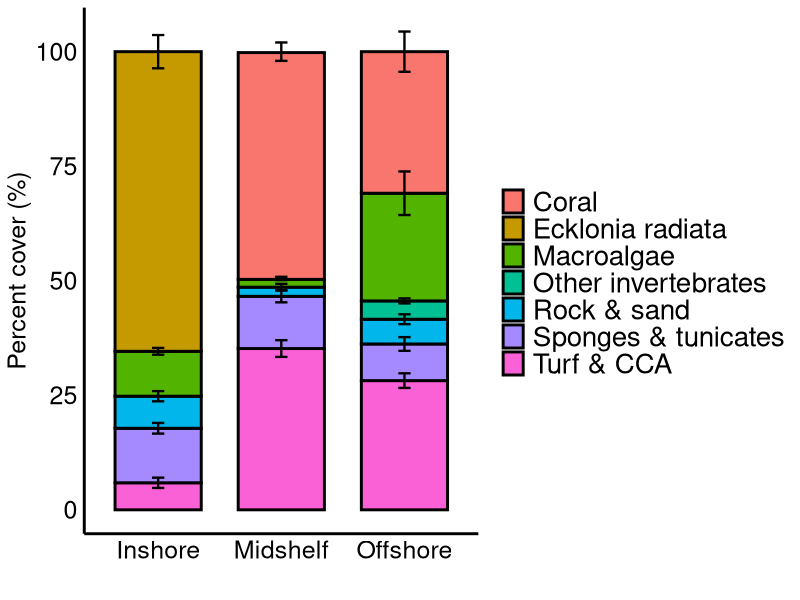

Generate this figure with R: (Note: this script raises an error after producing the figure.)
################################################################################
##
## Script for analysign habitat data from the cross-shelf gradient
##
## 
## Code by Paula Sgarlatta
##
################################################################################


rm(list=ls()) # cleaning memory

# libraries
library(tidyverse)
library(here)

# Load data

habitat <- read.csv(here::here("data", "using biomass-maxN", "habitat_solitaries_2012.csv"))

habitat_toplot <- habitat %>% 
  pivot_longer(cols= 4:10, names_to="Group") %>%
  filter(Site!="Flat_top", Site!="Look_at_me_now") %>% 
  mutate(value=as.numeric(value)) %>%
  group_by(Site, Habitat,Transect, Group) %>%
  summarize(total=sum(value)) %>% 
  group_by(Site, Transect) %>% 
  mutate(percent_cover=(total*100/125)) %>% #125 points per transect
  select(-total)
  


habitat_summary <-habitat_toplot%>%
  group_by(Habitat, Group)%>%
  summarise(Percent_cover_habitat=mean(percent_cover,na.rm=T),
            n = n(), mean = mean(percent_cover), se = sd(percent_cover/sqrt(n))) %>% 
  mutate(se) %>%
  group_by(Habitat) %>%
  arrange(desc(Group)) %>%
  mutate(
    pos = cumsum(Percent_cover_habitat),
    upper = pos + se/2,
    lower = pos - se/2
  ) %>%
  ungroup() %>% 
  filter(mean > 1)



####(FIGURE 1) ----

habitat_v3 <- ggplot(habitat_summary, aes(x=Habitat, y=Percent_cover_habitat, fill=Group)) +
    geom_bar(stat="identity", width = 0.7, size = 1, color = "black") + 
    geom_errorbar(aes(ymin = lower, ymax = upper), size = 0.8, width=0.1, position = "identity", color = "black")+
  theme(panel.background=element_rect(fill="white"), panel.grid.minor = element_blank(), axis.ticks = element_blank(), 
                  panel.grid.major = element_blank(),axis.line = element_line(size = 1, colour = "black"),
                  axis.text = element_text(size = (18), color = "black"), axis.title = element_text(size= (18)),
                  legend.key = element_rect(fill = "white"), legend.text = element_text(size=20))+
  labs(y="Percent cover (%)", x="") + scale_fill_discrete(name = "", 
labels = c("Coral", "Ecklonia radiata", "Macroalgae", "Other invertebrates",
           "Rock & sand", "Sponges & tunicates", "Turf & CCA"))

## Error bars not working

ggsave(habitat_v3, file=here::here("outputs/", "habitat_stack.png"),
       height = 16, width = 24, unit = "cm" )


############# Using 2019 data

rm(list=ls()) # cleaning memory

# libraries
library(tidyverse)
library(here)
library(tidytext)

# Load data

habitat <- read.csv(here::here("data", "using biomass-maxN", "PQs_cross_shelf_to_plot_2019.csv"))

habitat_toplot <- habitat %>% 
  pivot_longer(cols= 6:13, names_to="Group") %>%
  filter(Site!="Whitmore") %>% 
  mutate(value=as.numeric(value)) %>%
  group_by(PQ, Transect, Group, Site, Habitat) %>%
  summarize(total=sum(value)) %>% 
  group_by(PQ, Transect, Group, Site, Habitat) %>% 
  mutate(percent_cover=(total*100/25)) %>% #25 points per PQ
  select(-total)


####(FIGURE X-1) ----
habitat_summary <-habitat_toplot%>%
  group_by(Site, Habitat, Group)%>%
  summarise(Percent_cover_site=mean(percent_cover,na.rm=T),
            stdev=sd(percent_cover))

habitat_plot <- ggplot()+
  geom_jitter(data=habitat_toplot, aes(x= reorder_within(Group, -percent_cover, Site, fun=mean), #note here that I included -Percent_cover to reorder descending
                                       y = percent_cover, colour=Group), width=0.15, alpha=0.4)+
  facet_wrap(.~Site, scales="free", nrow=3)+
  geom_errorbar(data=habitat_summary, aes(x= reorder_within(Group, -Percent_cover_site, Site, fun=mean), y = Percent_cover_site, ymin=Percent_cover_site-stdev,ymax=Percent_cover_site+stdev),fill = "black",width=.15)+
  geom_point(data=habitat_summary, aes(x= reorder_within(Group, -Percent_cover_site, Site, fun=mean), y = Percent_cover_site), size=4.5)+
  geom_point(data=habitat_summary, aes(x= reorder_within(Group, -Percent_cover_site, Site, fun=mean), y = Percent_cover_site, colour=Group), size=4)+
  theme_bw()+
  theme(#axis.text.x = element_text(angle = 90, hjust = 1, vjust = 0.5),
    panel.grid.minor  = element_blank(),
    panel.grid.major.x = element_blank(),
    legend.position="bottom",
    axis.text.y = element_text(size=14),
    axis.text.x = element_blank())+
  xlab("")

ggsave(habitat_plot, file=here::here("outputs/", "habitat_sites_2019.png"),
       height = 16, width = 24, unit = "cm" )

####(FIGURE X-2) ----
habitat_summary_habitat <-habitat_toplot%>%
  group_by(Habitat, Group)%>%
  summarise(Percent_cover_habitat=mean(percent_cover,na.rm=T),
            stdev=sd(percent_cover))

habitat_plot_hab <- ggplot()+
  geom_jitter(data=habitat_toplot, aes(x= reorder_within(Group, -percent_cover, Habitat, fun=mean), #note here that I included -Percent_cover to reorder descending
                                       y = percent_cover, colour=Group), width=0.15, alpha=0.4)+
  facet_wrap(.~Habitat, scales="free")+
  geom_errorbar(data=habitat_summary_habitat, aes(x= reorder_within(Group, -Percent_cover_habitat, Habitat, fun=mean), y = Percent_cover_habitat, ymin=Percent_cover_habitat-stdev,ymax=Percent_cover_habitat+stdev),fill = "black",width=.15)+
  geom_point(data=habitat_summary_habitat, aes(x= reorder_within(Group, -Percent_cover_habitat, Habitat, fun=mean), y = Percent_cover_habitat), size=4.5)+
  geom_point(data=habitat_summary_habitat, aes(x= reorder_within(Group, -Percent_cover_habitat, Habitat, fun=mean), y = Percent_cover_habitat, colour=Group), size=4)+
  theme_bw()+
  theme(#axis.text.x = element_text(angle = 90, hjust = 1, vjust = 0.5),
    panel.grid.minor  = element_blank(),
    panel.grid.major.x = element_blank(),
    legend.position="bottom",
    axis.text.y = element_text(size=14),
    axis.text.x = element_blank())+
  xlab("")

ggsave(habitat_plot_hab, file=here::here("outputs/", "habitat_cross-shelf_2019.png"),
       height = 16, width = 24, unit = "cm" )

####(FIGURE X-3) ----

habitat_v3<- ggplot(habitat_summary_habitat, aes(x=Habitat, y=Percent_cover_habitat, fill=Group)) +
  geom_bar(stat="identity", 
           position="stack",
           colour="black") + 
  theme_bw()
# geom_errorbar(aes(ymin=Percent_cover_habitat-stdev,ymax=Percent_cover_habitat+stdev), 
#               size=0.5, width=.25, stat = "identity",
#               position = "identity")

## Error bars not working

ggsave(habitat_v3, file=here::here("outputs/", "habitat_stack_2019.png"),
       height = 16, width = 24, unit = "cm" )


###################################################################


############# Using LATITUDINAL data

rm(list=ls()) # cleaning memory

# libraries
library(tidyverse)
library(here)
library(tidytext)

# Load data

habitat <- read.csv(here::here("data", "using biomass-maxN", "PQs_latitudinal.csv"))

habitat_toplot <- habitat %>% 
  pivot_longer(cols= 6:13, names_to="Group") %>%
  mutate(value=as.numeric(value)) %>%
  group_by(PQ, Transect, Group, Site, Area) %>%
  summarize(total=sum(value)) %>% 
  group_by(PQ, Transect, Group, Site, Area) %>% 
  mutate(percent_cover=(total*100/25)) %>% #25 points per PQ
  select(-total)


####(FIGURE X-1) ----
habitat_summary <-habitat_toplot%>%
  group_by(Site, Area, Group)%>%
  summarise(Percent_cover_site=mean(percent_cover,na.rm=T),
            stdev=sd(percent_cover))

habitat_plot <- ggplot()+
  geom_jitter(data=habitat_toplot, aes(x= reorder_within(Group, -percent_cover, Site, fun=mean), #note here that I included -Percent_cover to reorder descending
                                       y = percent_cover, colour=Group), width=0.15, alpha=0.4)+
  facet_wrap(.~Site, scales="free", nrow=3)+
  geom_errorbar(data=habitat_summary, aes(x= reorder_within(Group, -Percent_cover_site, Site, fun=mean), y = Percent_cover_site, ymin=Percent_cover_site-stdev,ymax=Percent_cover_site+stdev),fill = "black",width=.15)+
  geom_point(data=habitat_summary, aes(x= reorder_within(Group, -Percent_cover_site, Site, fun=mean), y = Percent_cover_site), size=4.5)+
  geom_point(data=habitat_summary, aes(x= reorder_within(Group, -Percent_cover_site, Site, fun=mean), y = Percent_cover_site, colour=Group), size=4)+
  theme_bw()+
  theme(#axis.text.x = element_text(angle = 90, hjust = 1, vjust = 0.5),
    panel.grid.minor  = element_blank(),
    panel.grid.major.x = element_blank(),
    legend.position="bottom",
    axis.text.y = element_text(size=14),
    axis.text.x = element_blank())+
  xlab("")

ggsave(habitat_plot, file=here::here("outputs/", "habitat_sites_2019.png"),
       height = 16, width = 24, unit = "cm" )

####(FIGURE X-2) ----
habitat_summary_habitat <-habitat_toplot%>%
  group_by(Area, Group)%>%
  summarise(Percent_cover_habitat=mean(percent_cover,na.rm=T),
            stdev=sd(percent_cover))

habitat_plot_hab <- ggplot()+
  geom_jitter(data=habitat_toplot, aes(x= reorder_within(Group, -percent_cover, Area, fun=mean), #note here that I included -Percent_cover to reorder descending
                                       y = percent_cover, colour=Group), width=0.15, alpha=0.4)+
  facet_wrap(.~Area, scales="free")+
  geom_errorbar(data=habitat_summary_habitat, aes(x= reorder_within(Group, -Percent_cover_habitat, Area, fun=mean), y = Percent_cover_habitat, ymin=Percent_cover_habitat-stdev,ymax=Percent_cover_habitat+stdev),fill = "black",width=.15)+
  geom_point(data=habitat_summary_habitat, aes(x= reorder_within(Group, -Percent_cover_habitat, Area, fun=mean), y = Percent_cover_habitat), size=4.5)+
  geom_point(data=habitat_summary_habitat, aes(x= reorder_within(Group, -Percent_cover_habitat, Area, fun=mean), y = Percent_cover_habitat, colour=Group), size=4)+
  theme_bw()+
  theme(#axis.text.x = element_text(angle = 90, hjust = 1, vjust = 0.5),
    panel.grid.minor  = element_blank(),
    panel.grid.major.x = element_blank(),
    legend.position="bottom",
    axis.text.y = element_text(size=14),
    axis.text.x = element_blank())+
  xlab("")

ggsave(habitat_plot_hab, file=here::here("outputs/", "habitat_latitudinal.png"),
       height = 16, width = 24, unit = "cm" )

####(FIGURE X-3) ----

habitat_v3<- ggplot(habitat_summary_habitat, aes(x=Area, y=Percent_cover_habitat, fill=Group)) +
  geom_bar(stat="identity", 
           position="stack",
           colour="black") + 
  theme_bw()+
geom_errorbar(aes(ymin=Percent_cover_habitat-stdev,ymax=Percent_cover_habitat+stdev), 
               size=0.5, width=.25, stat = "identity",
               position = "identity")

## Error bars not working

ggsave(habitat_v3, file=here::here("outputs/", "habitat_stack_latitudinal.png"),
       height = 16, width = 24, unit = "cm" )


###################### EXTRAS

habitat_plot_hab <- ggplot(habitat_toplot, aes(x=Group, y=percent_cover, fill=Group))+
  geom_boxplot()+
  geom_point(shape = 21, position = position_jitterdodge(jitter.width = 0)) +
  facet_wrap(~ Habitat) +
  theme(#axis.text.x = element_text(angle = 90, hjust = 1, vjust = 0.5),
    #panel.grid.minor  = element_blank(),
    #panel.grid.major.x = element_blank(),
    legend.position="bottom",
    axis.text.y = element_text(size=14),
    axis.text.x = element_blank())+
  xlab("")

habitat_plot_hab <- ggplot()+
  geom_jitter(data=habitat_toplot, aes(x= reorder_within(Group, -percent_cover, Habitat, fun=mean), #note here that I included -Percent_cover to reorder descending
                                       y = percent_cover, colour=Group), width=0.15, alpha=0.4)+
  facet_wrap(.~Habitat, scales="free")+
  geom_errorbar(data=habitat_summary_habitat, aes(x= reorder_within(Group, -Percent_cover_habitat, Habitat, fun=mean), y = Percent_cover_habitat, ymin=Percent_cover_habitat-stdev,ymax=Percent_cover_habitat+stdev),fill = "black",width=.15)+
  geom_point(data=habitat_summary_habitat, aes(x= reorder_within(Group, -Percent_cover_habitat, Habitat, fun=mean), y = Percent_cover_habitat), size=4.5)+
  geom_point(data=habitat_summary_habitat, aes(x= reorder_within(Group, -Percent_cover_habitat, Habitat, fun=mean), y = Percent_cover_habitat, colour=Group), size=4)+
  theme_bw()+
  theme(#axis.text.x = element_text(angle = 90, hjust = 1, vjust = 0.5),
    panel.grid.minor  = element_blank(),
    panel.grid.major.x = element_blank(),
    legend.position="bottom",
    axis.text.y = element_text(size=14),
    axis.text.x = element_blank())+
  xlab("")

ggsave(habitat_plot_hab, file=here::here("outputs/", "habitat_cross-shelf.png"),
       height = 16, width = 24, unit = "cm" )


####(FIGURE X-1) ----
habitat_summary <-habitat_toplot%>%
  group_by(Site, Habitat, Group)%>%
  summarise(Percent_cover_site=mean(percent_cover,na.rm=T),
            stdev=sd(percent_cover))

habitat_plot <- ggplot()+
  geom_jitter(data=habitat_toplot, aes(x= reorder_within(Group, -percent_cover, Site, fun=mean), #note here that I included -Percent_cover to reorder descending
                                       y = percent_cover, colour=Group), width=0.15, alpha=0.4)+
  facet_wrap(.~Site, scales="free", nrow=3)+
  geom_errorbar(data=habitat_summary, aes(x= reorder_within(Group, -Percent_cover_site, Site, fun=mean), y = Percent_cover_site, ymin=Percent_cover_site-stdev,ymax=Percent_cover_site+stdev),fill = "black",width=.15)+
  geom_point(data=habitat_summary, aes(x= reorder_within(Group, -Percent_cover_site, Site, fun=mean), y = Percent_cover_site), size=4.5)+
  geom_point(data=habitat_summary, aes(x= reorder_within(Group, -Percent_cover_site, Site, fun=mean), y = Percent_cover_site, colour=Group), size=4)+
  theme_bw()+
  theme(#axis.text.x = element_text(angle = 90, hjust = 1, vjust = 0.5),
    panel.grid.minor  = element_blank(),
    panel.grid.major.x = element_blank(),
    legend.position="bottom",
    axis.text.y = element_text(size=14),
    axis.text.x = element_blank())+
  xlab("")

ggsave(habitat_plot, file=here::here("outputs/", "habitat_sites.png"),
       height = 16, width = 24, unit = "cm" )
